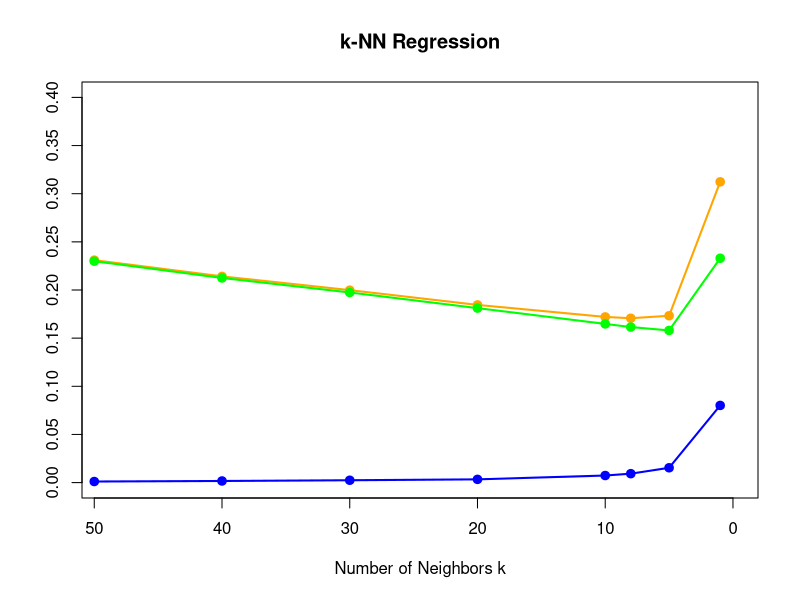
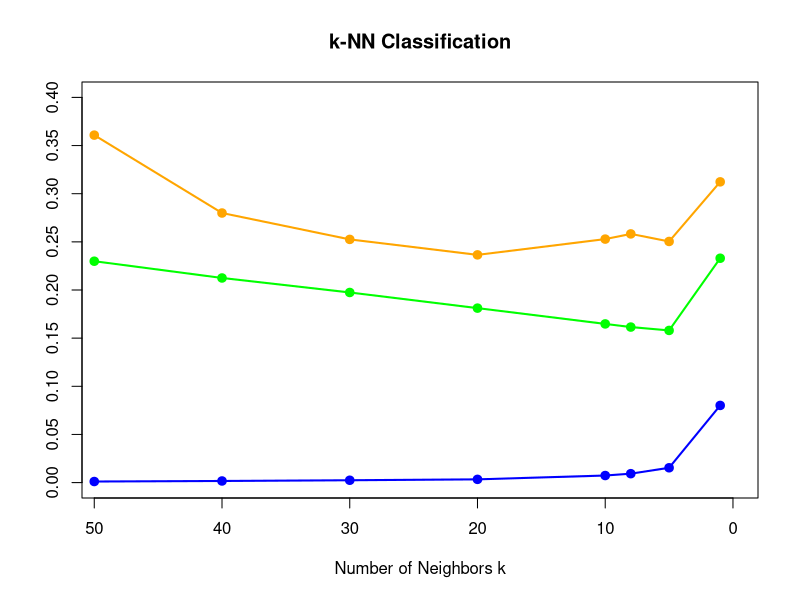
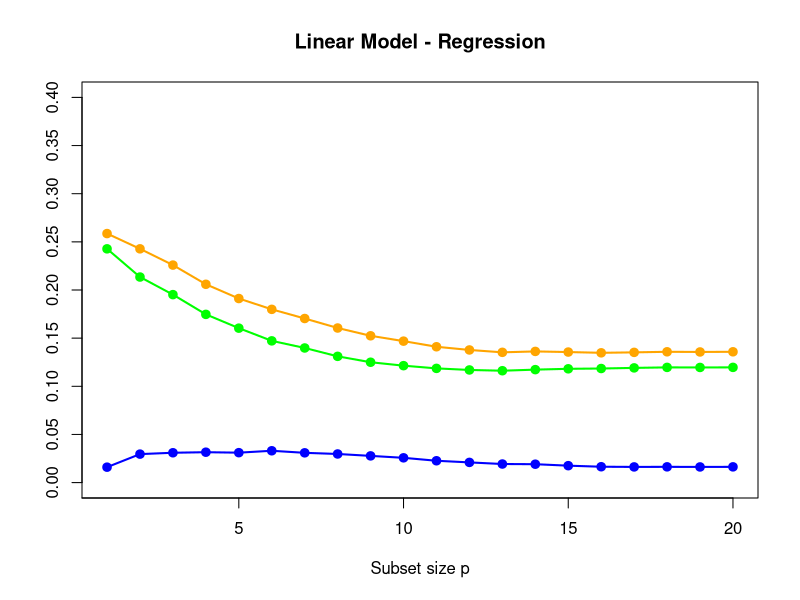
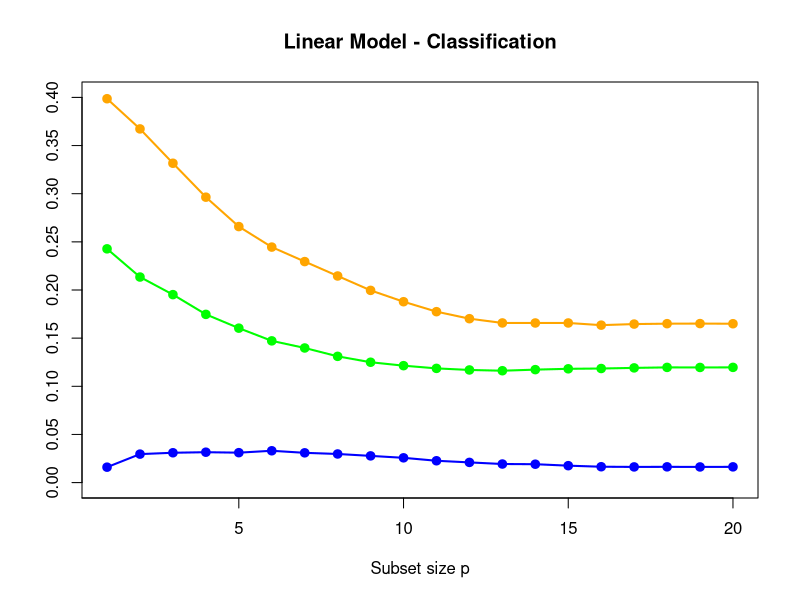

Write R code to recreate these figures, in order.
## simulation for fig. 7.3
## author: weiya <szcfweiya@gmail.com>

# generate dataset
genX <- function(n = 80, p = 20){
  X = matrix(runif(n*p, 0, 1), ncol = p, nrow = n)
  return(X)
}
# generate response 
genY <- function(X, case = 1){
  n = nrow(X)
  Y = numeric(n)
  if (case == 1){ # for the left panel of fig. 7.3
    Y = sapply(X[, 1], function(x) ifelse(x <= 0.5, 0, 1))
  } 
  else {
    Y = apply(X[, 1:10], 1, function(x) ifelse(sum(x) > 5, 1, 0))  
  }
  return(Y)
}

## global parameters setting
ntest = 1000
percent = 0.75
B = 100 # the number of repetition

## #########################################
## left panel
## #########################################
seed = 123
set.seed(seed)
X = genX()
Y = genY(X)
X.test = genX(n = ntest)
Y.test = genY(X.test)

## kNN
library(class)
library(caret)
n = nrow(X)
K = 50 # the maximum of k
# sequence of k
kseq = c(seq(K, 10, by = -10), 8, 5, 1)
nk = length(kseq)
reg.bias2.full = numeric(nk)
reg.variance.full = numeric(nk)
reg.epe.full = numeric(nk)
cl.bias2.full = numeric(nk)
cl.variance.full = numeric(nk)
cl.epe.full = numeric(nk)
for(i in 1:nk){
  reg.pred = matrix(nrow = nrow(X.test), ncol = B)
  cl.pred = matrix(nrow = nrow(X.test), ncol = B)
  for (j in c(1:B)) { # subsampling B training dataset
    train.id = sample(n, n*percent)
    X.train = X[train.id, ]
    Y.train = Y[train.id]
    # for regression
    fit1 = knnreg(X.train, Y.train, k = kseq[i])
    reg.pred[, j] = predict(fit1, X.test)
    # for classification
    #fit2 = knn(X.train, X.test, Y.train, k = kseq[i])  # levels: 0 1
    #cl.pred[, j] = as.numeric(fit2) - 1 # val: 1 2
    cl.pred[, j] = sapply(reg.pred[, j], function(x) ifelse(x>0.5, 1, 0))
  }
  ## regression squared loss
  # bias
  bias2 = (rowMeans(reg.pred) - Y.test)^2
  # variance
  variance = apply(reg.pred, 1, function(x) var(x))
  # expected prediction error
  epe = sapply(1:nrow(X.test), function(i) mean((reg.pred[i, ]-Y.test[i])^2))
  # mean
  reg.bias2.full[i] = mean(bias2)
  reg.variance.full[i] = mean(variance)
  reg.epe.full[i] = mean(epe)
  ## classification 0-1 loss
  bias2 = (rowMeans(cl.pred) - Y.test)^2
  variance = apply(cl.pred, 1, function(x) var(x))
  epe = sapply(1:nrow(cl.pred), function(i) mean(cl.pred[i,]!=Y.test[i]))
  cl.bias2.full[i] = mean(bias2)
  cl.variance.full[i] = mean(variance)
  cl.epe.full[i] = mean(epe)
}

## plot
yrange = 0.4
## kNN regression
png(paste0("knn-reg-", seed,".png"))
#yrange = round(range(reg.epe.full)[2]+0.1, digits = 2)
plot(kseq, seq(0, yrange, length.out = nk), "n",
     xlab = "Number of Neighbors k", ylab = "", main = "k-NN Regression",
     xaxt='n', yaxt = 'n')
axis(1, at = seq(0, 50, by = 10), labels = seq(50, 0, by = -10))
axis(2, at = seq(0, yrange, by = 0.05))
lines(50-kseq, reg.epe.full, type="o", pch = 19, lwd = 2, col="orange")
lines(50-kseq, reg.bias2.full, type = "o", pch = 19, lwd = 2, col = "green")
lines(50-kseq, reg.variance.full, type = "o", lwd = 2, pch = 19, col = "blue")
dev.off()

## kNN classification
png(paste0("knn-cl-", seed,".png"))
#yrange = round(range(cl.epe.full)[2]+0.1, digits = 2)
plot(kseq, seq(0, yrange, length.out = nk), "n",
     xlab = "Number of Neighbors k", ylab = "", main = "k-NN Classification",
     xaxt='n', yaxt = 'n')
axis(1, at = seq(0, 50, by = 10), labels = seq(50, 0, by = -10))
axis(2, at = seq(0, yrange, by = 0.05))
lines(50-kseq, cl.epe.full, type="o", pch = 19, lwd = 2, col="orange")
lines(50-kseq, reg.bias2.full, type = "o", pch = 19, lwd = 2, col = "green")
lines(50-kseq, reg.variance.full, type = "o", lwd = 2, pch = 19, col = "blue")
#lines(50-kseq, cl.bias2.full, type = "o", pch = 19, lwd = 2, col = "green")
#lines(50-kseq, cl.variance.full, type = "o", lwd = 2, pch = 19, col = "blue")
dev.off()


## #######################################
## right panel
## #######################################

## case 2
seed = 1234
set.seed(seed)
X = genX()
Y = genY(X, case = 2)
X.test = genX(n = ntest)
Y.test = genY(X.test, case = 2)

## use leaps package to do best subset selection
library(leaps)
## predict test dataset by using the best subset model with size p
predict.regsub <- function(model, p, X.test){
  which = summary(model)$which
  coef.raw = coef(model, p)
  # construct coef vector
  if (length(coef.raw) == p+1)
  {
    coef.vec = numeric(1+ncol(X.test)) # include intercept
    coef.vec[1] = coef.raw[1]
    flag = 1
  }
  else
  {
    coef.vec = numeric(ncol(X.test))
    flag = 0
  }
  j = flag + 1 # point to raw coef
  for (i in c(1:ncol(X.test)) + flag){
    if (which[p, i]){
      coef.vec[i] = coef.raw[j]
      j = j + 1
    }
  }
  # for simplicity, consider intercept; and in fact, every regsubset models have intercept
  pred = apply(cbind(1, X.test), 1, function(x) sum(x*coef.vec))
  return(pred)
}

n = nrow(X)
## store all prediction
reg.pred.full = vector("list", 20)
for (i in 1:20){
  reg.pred.full[[i]] = matrix(nrow = nrow(X.test),
                              ncol = B)
}
for (i in 1:B){
  train.id = sample(n, n*percent)
  X.train = X[train.id, ]
  Y.train = Y[train.id]
  reg.sub = regsubsets(X.train, Y.train, nvmax = 20)
   for (j in 1:20){
     reg.pred.full[[j]][, i] = predict.regsub(reg.sub, j, X.test)
   }
}
## calculate bias2, variance, epe
reg.bias2.full = numeric(20)
reg.variance.full = numeric(20)
reg.epe.full = numeric(20)
cl.epe.full = numeric(20)

for (i in 1:20){
  bias2 = sapply(1:ntest, function(j) (mean(reg.pred.full[[i]][j, ]) - Y.test[j])^2)
  variance = apply(reg.pred.full[[i]], 1, function(x) var(x))
  # for regression
  epe = sapply(1:ntest, function(j) mean((reg.pred.full[[i]][j, ] - Y.test[j])^2))
  # for classification
  epe.cl = numeric(ntest)
  for (j in 1:ntest)
  {
    tmp = reg.pred.full[[i]][j, ]
    cl.pred = sapply(tmp, function(x) ifelse(x > 0.5, 1, 0))
    # 0-1 loss
    epe.cl[j] = mean(cl.pred!=Y.test[j])
  }
  reg.variance.full[i] = mean(variance)
  reg.bias2.full[i] = mean(bias2)
  reg.epe.full[i] = mean(epe)
  cl.epe.full[i] = mean(epe.cl)
}

## plot
yrange = 0.4
## best subset regression
png(paste0("sub-reg-", seed,".png"))
#yrange = round(range(reg.epe.full)[2]+0.1, digits = 2)
plot(1:20, seq(0, yrange, length.out = 20), "n",
     xlab = "Subset size p", ylab = "", main = "Linear Model - Regression",
     xaxt='n', yaxt = 'n')
axis(1, at = seq(0, 20, by = 5), labels = seq(0, 20, by = 5))
axis(2, at = seq(0, yrange, by = 0.05))
lines(1:20, reg.epe.full, type="o", pch = 19, lwd = 2, col="orange")
lines(1:20, reg.bias2.full, type = "o", pch = 19, lwd = 2, col = "green")
lines(1:20, reg.variance.full, type = "o", lwd = 2, pch = 19, col = "blue")
dev.off()

## best subset regression for classification
png(paste0("sub-cl-", seed,".png"))
#yrange = round(range(reg.epe.full)[2]+0.1, digits = 2)
plot(1:20, seq(0, yrange, length.out = 20), "n",
     xlab = "Subset size p", ylab = "", main = "Linear Model - Classification",
     xaxt='n', yaxt = 'n')
axis(1, at = seq(0, 20, by = 5), labels = seq(0, 20, by = 5))
axis(2, at = seq(0, yrange, by = 0.05))
#lines(1:20, reg.epe.full, type="o", pch = 19, lwd = 2, col="orange")
lines(1:20, cl.epe.full, type="o", pch = 19, lwd = 2, col="orange")
lines(1:20, reg.bias2.full, type = "o", pch = 19, lwd = 2, col = "green")
lines(1:20, reg.variance.full, type = "o", lwd = 2, pch = 19, col = "blue")
dev.off()
